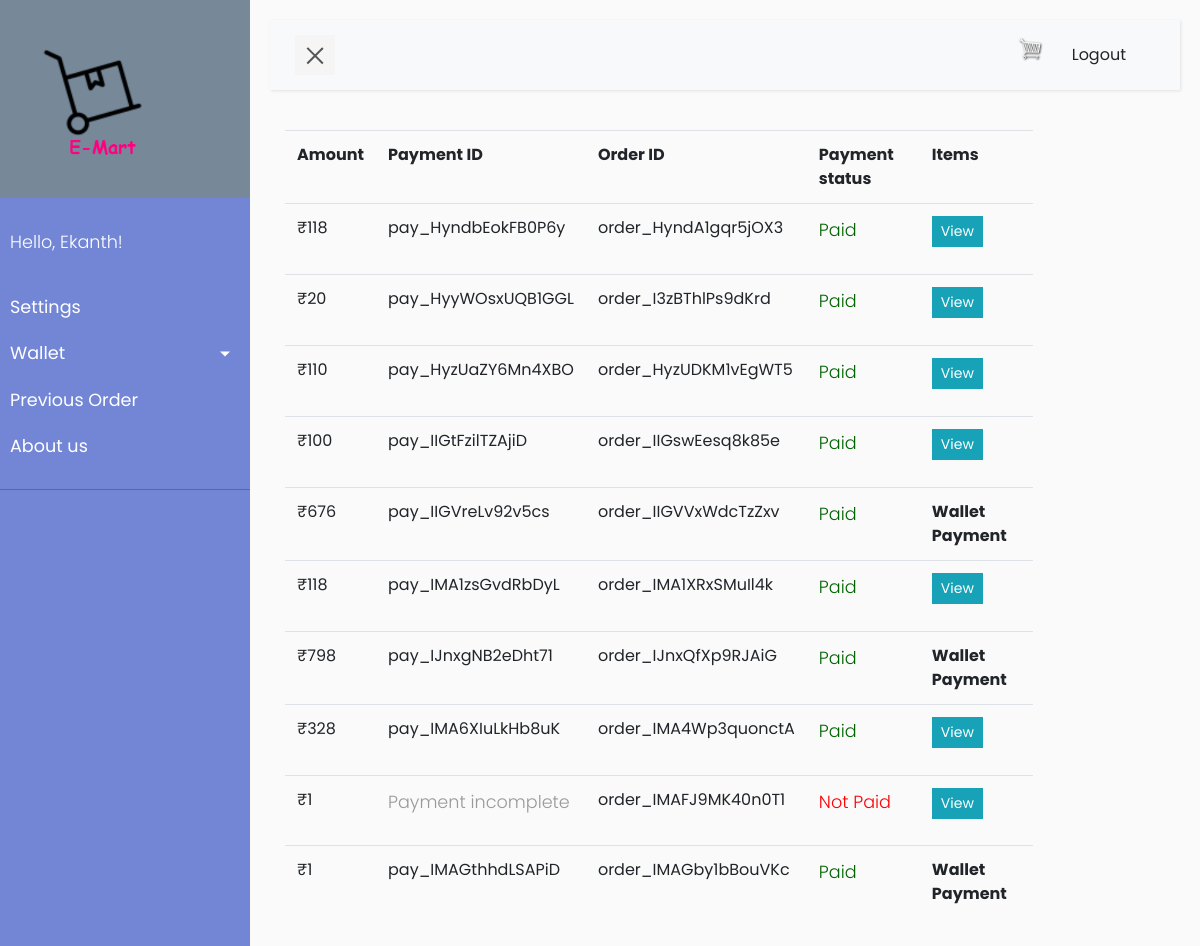
The page /previous/order (signed in) on the database as committed earlier.
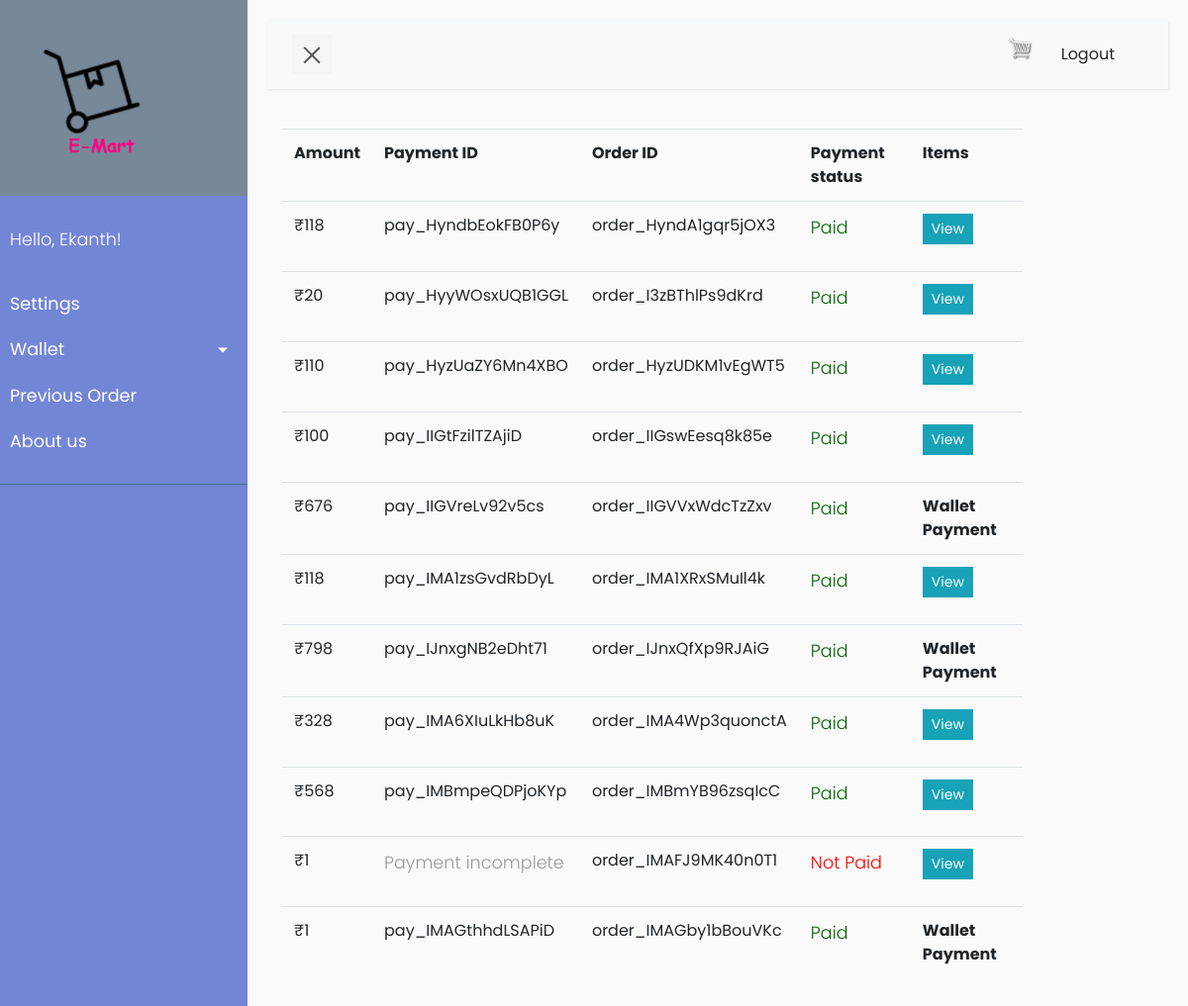
The same page on the database as committed later.
### store/models.py (models this page shows, shortened)
class Order(models.Model):
    customer = models.ForeignKey(Customer, on_delete=models.SET_NULL, blank=True, null=True)
    complete = models.BooleanField(default=False)
    amount = models.IntegerField(default=0)
    payment_id = models.CharField(max_length=100, blank=False, default="due payment")
    order_id = models.CharField(max_length=100, blank=False)
    paidto_wallet = models.BooleanField(default=False)
    paid = models.BooleanField(default=False)

### store/views.py (the view)
# urls.py: path('previous/order', views.prev_orders, name="prev_orders"),
def prev_orders(request):
    prev_ord = Order.objects.filter(customer=request.user)
    context = {'prev_ord': prev_ord}
    return render(request, 'store/prev_orders.html', context)

### store/templates/store/prev_orders.html (shortened to what this page needs)
{% extends 'store/main.html' %}
{% load static %}
{% block content %}
    <div class="row">
        <div class="col-md">
            <table class="table table-hover" style="width:85%">
                <tr>
                    <th>Amount</th>
                    <th>Payment ID</th>
                    <th>Order ID</th>
                    <th>Payment status</th>
                    <th>Items</th>
                </tr>
                {% for i in prev_ord %}
                    {% if i.amount %}
                        <tr>
                            <td>₹{{ i.amount }}</td>
                            {% if i.payment_id == 'due payment' %}
                                <td><p>Payment incomplete</p></td>
                            {% else %}
                                <td>{{ i.payment_id }}</td>
                            {% endif %}
                            <td>{{ i.order_id }}</td>
                            {% if i.paid %}
                                <td><p style="color :darkgreen; ">Paid</p></td>
                            {% else %}
                                <td><p style="color :red; ">Not Paid</p></td>
                            {% endif %}
                            {% if i.paidto_wallet %}
                                <td><b style="text-align: center">Wallet Payment</b></td>
                            {% else %}
                                <td><a class="btn btn-sm btn-info" href="{% url 'prev_items' i.id %}">View</a></td>
                            {% endif %}
                        </tr>
                    {% endif %}
                {% endfor %}
            </table>
        </div>
    </div>
{% endblock %}

Rows that differ between the two databases and show on the page:
now on this page (row edited): Order: amount "568", payment_id "pay_IMBmpeQDPjoKYp", order_id "order_IMBmYB96zsqIcC", paid "Paid", paidto_wallet "View"
